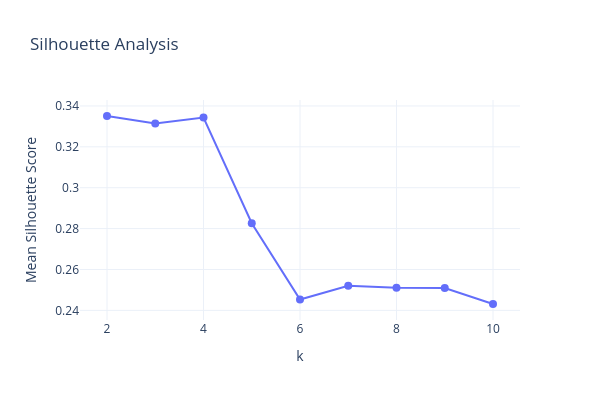

The cell this chart's notebook holds for it:
### Code cell
fig_curve = go.Figure(go.Scatter(
    x=list(ks),
    y=scores,
    mode="lines+markers",
    marker=dict(size=8),
    line=dict(width=2)
))
fig_curve.update_layout(
    title="Silhouette Analysis",
    xaxis_title="k",
    yaxis_title="Mean Silhouette Score",
    template="plotly_white",
    width=600,
    height=400
)
fig_curve.show()

### Figure 1 — Plotly figure (JSON) as saved in the notebook; plotly's stock layout.template omitted (floating-point values rounded to 4 significant figures)
{"data": [{"line": {"width": 2}, "marker": {"size": 8}, "mode": "lines+markers", "type": "scatter", "x": [2, 3, 4, 5, 6, 7, 8, 9, 10], "y": [0.3351, 0.3314, 0.3343, 0.2827, 0.2453, 0.252, 0.251, 0.251, 0.2431]}], "layout": {"height": 400, "title": {"text": "Silhouette Analysis"}, "width": 600, "xaxis": {"title": {"text": "k"}}, "yaxis": {"title": {"text": "Mean Silhouette Score"}}}}
